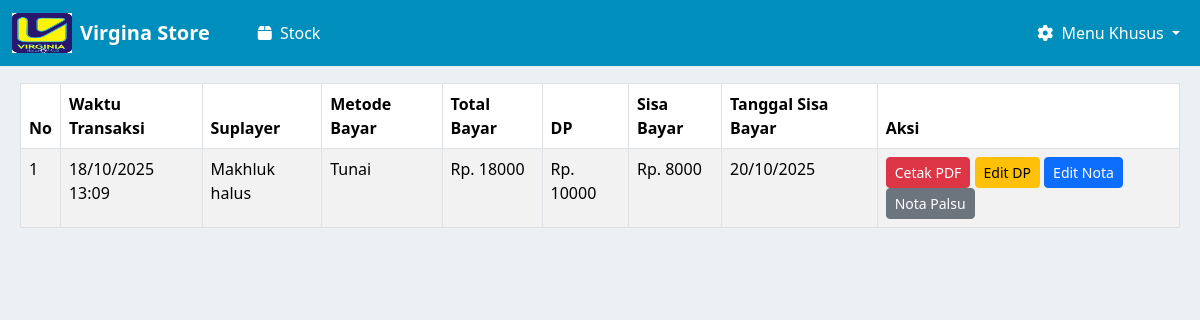
Before: /nota_suplayer/cetak_nota_suplayer/ (signed in) with the older database file.
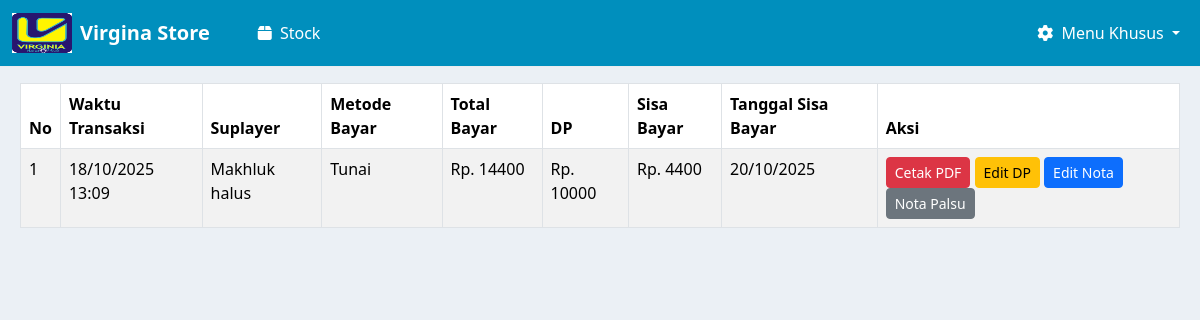
After: the same page with the newer database file.
### nota_suplayer/models.py (models this page shows, shortened)
class NotaPayment(models.Model):
    PAYMENT_METHOD_CHOICES = [
        ('tunai', 'Tunai'),
        ('debit', 'Debit'),
    ]
    suplayer = models.ForeignKey(Suplayer, on_delete=models.CASCADE, null=True, blank=True)
    tanggal_sisa_bayar = models.DateField()
    metode_pembayaran = models.CharField(max_length=10, choices=PAYMENT_METHOD_CHOICES)
    total_bayar = models.DecimalField(max_digits=12, decimal_places=2)
    dp = models.DecimalField(max_digits=12, decimal_places=2)
    sisa = models.DecimalField(max_digits=12, decimal_places=2)
    is_temporary = models.BooleanField(default=True)
    created_at = models.DateTimeField(auto_now_add=True)
    class Meta:
        verbose_name = "Nota Payment"
        verbose_name_plural = "Nota Payments"

### kasir/models.py (models this page shows, shortened)
class Suplayer(models.Model):
    nama = models.CharField(max_length=100)
    alamat_suplayer = models.TextField(blank=True, null=True)
    no_telpon_suplayer = models.CharField(max_length=20, blank=True, null=True)
    shipping_agent = models.CharField(max_length=100, blank=True, null=True)

### nota_suplayer/views.py (the view)
# urls.py: path('cetak_nota_suplayer/', views.cetak_nota_kosong, name='cetak-nota-kosong'),
def cetak_nota_kosong(request):
    notas = NotaPayment.objects.filter(is_temporary=False).order_by('-created_at')
    return render(request, 'cetak_nota_kosong_suplayer.html', {'notas': notas})

### nota_suplayer/templates/cetak_nota_kosong_suplayer.html (shortened to what this page needs)
{% extends 'base.html' %}
{% block content %}
<div class="" style="margin-left: 20px; margin-right: 20px;">
    <table class="table table-bordered table-striped mt-3">
        <thead>
            <tr>
                <th>No</th>
                <th>Waktu Transaksi</th>
                <th>Suplayer</th>
                <th>Metode Bayar</th>
                <th>Total Bayar</th>
                <th>DP</th>
                <th>Sisa Bayar</th>
                <th>Tanggal Sisa Bayar</th>
                <th>Aksi</th>
            </tr>
        </thead>
        <tbody>
            {% for nota in notas %}
            <tr data-id="{{ nota.id }}" data-total="{{ nota.total_bayar }}" data-dp="{{ nota.dp }}" data-sisa="{{ nota.sisa }}" data-tanggal="{{ nota.tanggal_sisa_bayar|date:'Y-m-d' }}">
                <td>{{ forloop.counter }}</td>
                <td>{{ nota.created_at|date:"d/m/Y H:i" }}</td>
                <td>{% if nota.suplayer %}{{ nota.suplayer.nama }}{% else %}Belum Ditentukan{% endif %}</td>
                <td>{{ nota.get_metode_pembayaran_display }}</td>
                <td>Rp. {{ nota.total_bayar|floatformat:0 }}</td>
                <td>Rp. {{ nota.dp|floatformat:0 }}</td>
                <td>Rp. {{ nota.sisa|floatformat:0 }}</td>
                <td>{{ nota.tanggal_sisa_bayar|date:"d/m/Y" }}</td>
                <td>
                    <button class="btn btn-sm btn-danger" data-id="{{ nota.id }}" onclick="cetakPdf(this)">Cetak PDF</button>
                    <button class="btn btn-sm btn-warning" data-id="{{ nota.id }}" onclick="editDp(this)">Edit DP</button>
                    <button class="btn btn-sm btn-primary" data-id="{{ nota.id }}" onclick="editNota(this)">Edit Nota</button>
                    <button class="btn btn-sm btn-secondary" data-id="{{ nota.id }}" onclick="notaPalsu(this)">Nota Palsu</button>
                </td>
            </tr>
            {% empty %}
            <tr><td colspan="9" class="text-center">Belum ada data</td></tr>
            {% endfor %}
        </tbody>
    </table>
</div>
{% endblock %}

Changed rows visible on the page:
changed NotaPayment "Tunai": total_bayar "18000" → "14400"; sisa "8000" → "4400"
